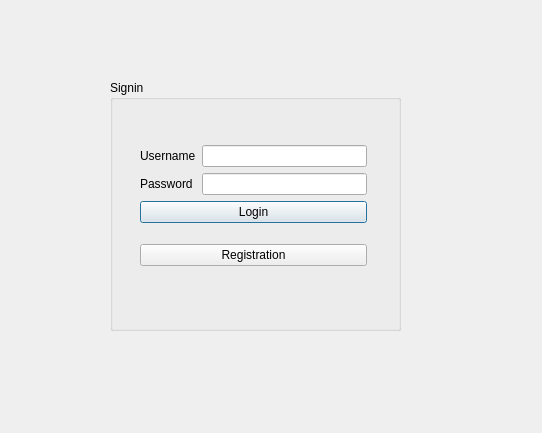
<?xml version="1.0" encoding="UTF-8"?>
<ui version="4.0">
 <class>login</class>
 <widget class="QDialog" name="login">
  <property name="geometry">
   <rect>
    <x>0</x>
    <y>0</y>
    <width>542</width>
    <height>433</height>
   </rect>
  </property>
  <property name="windowTitle">
   <string>Dialog</string>
  </property>
  <widget class="QGroupBox" name="groupBox">
   <property name="geometry">
    <rect>
     <x>110</x>
     <y>80</y>
     <width>291</width>
     <height>251</height>
    </rect>
   </property>
   <property name="title">
    <string>Signin</string>
   </property>
   <widget class="QWidget" name="">
    <property name="geometry">
     <rect>
      <x>30</x>
      <y>50</y>
      <width>227</width>
      <height>151</height>
     </rect>
    </property>
    <layout class="QVBoxLayout" name="verticalLayout_4">
     <item>
      <layout class="QVBoxLayout" name="verticalLayout_3">
       <item>
        <layout class="QHBoxLayout" name="horizontalLayout">
         <item>
          <layout class="QVBoxLayout" name="verticalLayout_2">
           <item>
            <widget class="QLabel" name="label_username">
             <property name="text">
              <string>Username</string>
             </property>
            </widget>
           </item>
           <item>
            <widget class="QLabel" name="label_password">
             <property name="text">
              <string>Password</string>
             </property>
            </widget>
           </item>
          </layout>
         </item>
         <item>
          <layout class="QVBoxLayout" name="verticalLayout">
           <item>
            <widget class="QLineEdit" name="lineEdit_username"/>
           </item>
           <item>
            <widget class="QLineEdit" name="lineEdit_password"/>
           </item>
          </layout>
         </item>
        </layout>
       </item>
       <item>
        <widget class="QPushButton" name="pushButton_login">
         <property name="text">
          <string>Login</string>
         </property>
        </widget>
       </item>
      </layout>
     </item>
     <item>
      <widget class="QPushButton" name="pushButton_registration">
       <property name="text">
        <string>Registration</string>
       </property>
      </widget>
     </item>
    </layout>
   </widget>
  </widget>
 </widget>
 <resources/>
 <connections/>
</ui>
